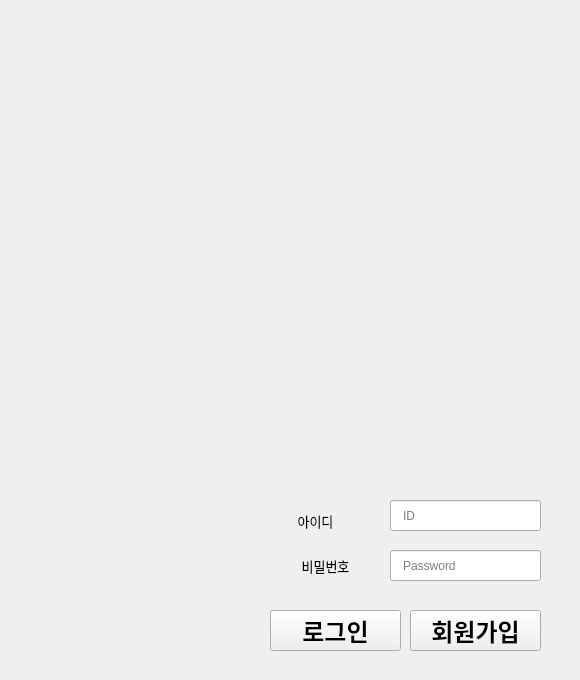
    <widget class="QWidget" name="page">
     <widget class="QLabel" name="label_7">
      <property name="geometry">
       <rect>
        <x>0</x>
        <y>0</y>
        <width>571</width>
        <height>671</height>
       </rect>
      </property>
      <property name="frameShape">
       <enum>QFrame::NoFrame</enum>
      </property>
      <property name="text">
       <string/>
      </property>
      <property name="pixmap">
       <pixmap>╜║tm.png</pixmap>
      </property>
      <property name="scaledContents">
       <bool>true</bool>
      </property>
     </widget>
     <widget class="QPushButton" name="login">
      <property name="geometry">
       <rect>
        <x>270</x>
        <y>610</y>
        <width>131</width>
        <height>41</height>
       </rect>
      </property>
      <property name="palette">
       <palette>
        <active>
         <colorrole role="WindowText">
          <brush brushstyle="SolidPattern">
           <color alpha="255">
            <red>0</red>
            <green>136</green>
            <blue>0</blue>
           </color>
          </brush>
         </colorrole>
        </active>
        <inactive>
         <colorrole role="WindowText">
          <brush brushstyle="SolidPattern">
           <color alpha="255">
            <red>0</red>
            <green>136</green>
            <blue>0</blue>
           </color>
          </brush>
         </colorrole>
        </inactive>
        <disabled>
         <colorrole role="WindowText">
          <brush brushstyle="SolidPattern">
           <color alpha="255">
            <red>120</red>
            <green>120</green>
            <blue>120</blue>
           </color>
          </brush>
         </colorrole>
        </disabled>
       </palette>
      </property>
      <property name="font">
       <font>
        <family>Sitka</family>
        <pointsize>18</pointsize>
        <weight>75</weight>
        <bold>true</bold>
       </font>
      </property>
      <property name="cursor">
       <cursorShape>ArrowCursor</cursorShape>
      </property>
      <property name="text">
       <string>로그인</string>
      </property>
      <property name="checkable">
       <bool>false</bool>
      </property>
     </widget>
     <widget class="QPushButton" name="join">
      <property name="geometry">
       <rect>
        <x>410</x>
        <y>610</y>
        <width>131</width>
        <height>41</height>
       </rect>
      </property>
      <property name="palette">
       <palette>
        <active>
         <colorrole role="WindowText">
          <brush brushstyle="SolidPattern">
           <color alpha="255">
            <red>0</red>
            <green>136</green>
            <blue>0</blue>
           </color>
          </brush>
         </colorrole>
        </active>
        <inactive>
         <colorrole role="WindowText">
          <brush brushstyle="SolidPattern">
           <color alpha="255">
            <red>0</red>
            <green>136</green>
            <blue>0</blue>
           </color>
          </brush>
         </colorrole>
        </inactive>
        <disabled>
         <colorrole role="WindowText">
          <brush brushstyle="SolidPattern">
           <color alpha="255">
            <red>120</red>
            <green>120</green>
            <blue>120</blue>
           </color>
          </brush>
         </colorrole>
        </disabled>
       </palette>
      </property>
      <property name="font">
       <font>
        <family>Sitka</family>
        <pointsize>18</pointsize>
        <weight>75</weight>
        <bold>true</bold>
       </font>
      </property>
      <property name="cursor">
       <cursorShape>ArrowCursor</cursorShape>
      </property>
      <property name="text">
       <string>회원가입</string>
      </property>
      <property name="checkable">
       <bool>false</bool>
      </property>
     </widget>
     <widget class="QLabel" name="label_8">
      <property name="geometry">
       <rect>
        <x>280</x>
        <y>500</y>
        <width>71</width>
        <height>41</height>
       </rect>
      </property>
      <property name="font">
       <font>
        <family>맑은 고딕</family>
        <pointsize>10</pointsize>
        <weight>50</weight>
        <bold>false</bold>
       </font>
      </property>
      <property name="text">
       <string>아이디</string>
      </property>
      <property name="alignment">
       <set>Qt::AlignCenter</set>
      </property>
     </widget>
     <widget class="QLabel" name="label_9">
      <property name="geometry">
       <rect>
        <x>250</x>
        <y>550</y>
        <width>151</width>
        <height>31</height>
       </rect>
      </property>
      <property name="font">
       <font>
        <family>맑은 고딕</family>
        <pointsize>10</pointsize>
       </font>
      </property>
      <property name="text">
       <string>비밀번호</string>
      </property>
      <property name="alignment">
       <set>Qt::AlignCenter</set>
      </property>
     </widget>
     <widget class="QLineEdit" name="login_pass_txt">
      <property name="geometry">
       <rect>
        <x>390</x>
        <y>550</y>
        <width>151</width>
        <height>31</height>
       </rect>
      </property>
      <property name="toolTip">
       <string>&lt;html&gt;&lt;head/&gt;&lt;body&gt;&lt;p&gt;비밀번호 입력&lt;/p&gt;&lt;/body&gt;&lt;/html&gt;</string>
      </property>
      <property name="styleSheet">
       <string notr="true">padding-left: 10px;
padding-right: 10px;</string>
      </property>
      <property name="inputMask">
       <string/>
      </property>
      <property name="text">
       <string/>
      </property>
      <property name="frame">
       <bool>true</bool>
      </property>
      <property name="echoMode">
       <enum>QLineEdit::Password</enum>
      </property>
      <property name="placeholderText">
       <string>Password</string>
      </property>
     </widget>
     <widget class="QLineEdit" name="login_id_txt">
      <property name="geometry">
       <rect>
        <x>390</x>
        <y>500</y>
        <width>151</width>
        <height>31</height>
       </rect>
      </property>
      <property name="font">
       <font>
        <weight>50</weight>
        <bold>false</bold>
        <strikeout>false</strikeout>
       </font>
      </property>
      <property name="tabletTracking">
       <bool>false</bool>
      </property>
      <property name="autoFillBackground">
       <bool>false</bool>
      </property>
      <property name="styleSheet">
       <string notr="true">padding-left: 10px;
padding-right: 10px;</string>
      </property>
      <property name="frame">
       <bool>true</bool>
      </property>
      <property name="echoMode">
       <enum>QLineEdit::Normal</enum>
      </property>
      <property name="dragEnabled">
       <bool>false</bool>
      </property>
      <property name="readOnly">
       <bool>false</bool>
      </property>
      <property name="placeholderText">
       <string>ID</string>
      </property>
      <property name="clearButtonEnabled">
       <bool>false</bool>
      </property>
     </widget>
     <widget class="QLabel" name="label_16">
      <property name="geometry">
       <rect>
        <x>260</x>
        <y>490</y>
        <width>291</width>
        <height>171</height>
       </rect>
      </property>
      <property name="text">
       <string/>
      </property>
      <property name="pixmap">
       <pixmap>╚Є╗Ў╣ш░ц.png</pixmap>
      </property>
      <property name="scaledContents">
       <bool>true</bool>
      </property>
     </widget>
     <zorder>label_7</zorder>
     <zorder>label_16</zorder>
     <zorder>login_id_txt</zorder>
     <zorder>label_9</zorder>
     <zorder>label_8</zorder>
     <zorder>login_pass_txt</zorder>
     <zorder>join</zorder>
     <zorder>login</zorder>
    </widget>
